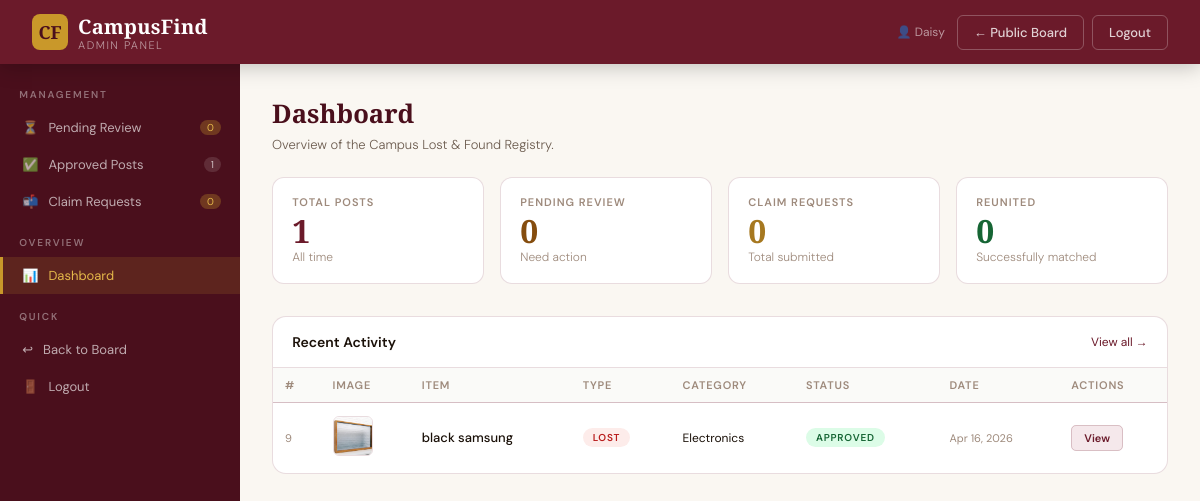
Page /admin/dashboard.php (signed in) on the committed database.
### tables this page shows
CREATE TABLE `items` (
  `id` int(11) NOT NULL,
  `type` enum('lost','found') NOT NULL,
  `name` varchar(255) NOT NULL,
  `category` varchar(100) NOT NULL,
  `location` varchar(255) NOT NULL,
  `description` text DEFAULT NULL,
  `image_path` varchar(255) DEFAULT NULL,
  `status` enum('pending','approved','rejected','claimed') NOT NULL DEFAULT 'pending',
  `created_at` datetime NOT NULL DEFAULT current_timestamp(),
  `updated_at` datetime NOT NULL DEFAULT current_timestamp() ON UPDATE current_timestamp()
);

### admin/dashboard.php (the view, shortened to what this page needs)
<?php
require_once __DIR__ . '/../includes/functions.php';
$stats     = getStats();
$allClaims = getClaimRequests();
$db = getDB();
$recent = $db->query("SELECT * FROM items ORDER BY created_at DESC LIMIT 8")->fetchAll();
?>
<!DOCTYPE html>
<html lang="en">
<head>
<link rel="stylesheet" href="../assets/style.css">
</head>
<body>
<nav>
  <a class="nav-brand" href="../index.php">
    <div class="nav-logo">CF</div>
    <div>
      <span class="nav-title">CampusFind</span>
      <span class="nav-sub">Admin Panel</span>
    </div>
  </a>
  <div class="nav-actions">
    <span style="font-size:12px;color:rgba(255,255,255,0.55);margin-right:4px;">👤 <?= e($_SESSION['admin_username']) ?></span>
    <a class="nav-btn nav-btn-ghost" href="../index.php">← Public Board</a>
    <a class="nav-btn nav-btn-ghost" href="logout.php" onclick="return confirm('Log out?')">Logout</a>
  </div>
</nav>
<div class="admin-layout">
  <div class="admin-sidebar">
    <div class="admin-sidebar-title">Management</div>
    <a class="admin-nav-item" href="index.php">
      <span>⏳</span> Pending Review
      <span class="admin-nav-count pending"><?= $stats['pending'] ?></span>
    </a>
    <a class="admin-nav-item" href="approved.php">
      <span>✅</span> Approved Posts
      <span class="admin-nav-count"><?= $stats['active'] + $stats['claimed'] ?></span>
    </a>
    <a class="admin-nav-item" href="claims.php">
      <span>📬</span> Claim Requests
      <span class="admin-nav-count pending"><?= count($allClaims) ?></span>
    </a>
    <div class="admin-sidebar-title">Overview</div>
    <a class="admin-nav-item active" href="dashboard.php"><span>📊</span> Dashboard</a>
    <div class="admin-sidebar-title">Quick</div>
    <a class="admin-nav-item" href="../index.php"><span>↩</span> Back to Board</a>
    <a class="admin-nav-item" href="logout.php" onclick="return confirm('Log out?')"><span>🚪</span> Logout</a>
  </div>
  <div class="admin-main">
    <div class="admin-page-title">Dashboard</div>
    <div class="admin-page-sub">Overview of the Campus Lost &amp; Found Registry.</div>
    <div class="admin-stats-row">
      <div class="stat-card">
        <div class="stat-card-label">Total Posts</div>
        <div class="stat-card-num" style="color:var(--maroon)"><?= $db->query("SELECT COUNT(*) FROM items")->fetchColumn() ?></div>
        <div class="stat-card-sub">All time</div>
      </div>
      <div class="stat-card">
        <div class="stat-card-label">Pending Review</div>
        <div class="stat-card-num" style="color:#854D0E"><?= $stats['pending'] ?></div>
        <div class="stat-card-sub">Need action</div>
      </div>
      <div class="stat-card">
        <div class="stat-card-label">Claim Requests</div>
        <div class="stat-card-num" style="color:var(--gold-dark)"><?= count($allClaims) ?></div>
        <div class="stat-card-sub">Total submitted</div>
      </div>
      <div class="stat-card">
        <div class="stat-card-label">Reunited</div>
        <div class="stat-card-num" style="color:#166534"><?= $stats['claimed'] ?></div>
        <div class="stat-card-sub">Successfully matched</div>
      </div>
    </div>
    <div class="admin-table-wrap">
      <div class="admin-table-header">
        <span class="admin-table-title">Recent Activity</span>
        <a href="approved.php" style="font-size:12px;color:var(--maroon);">View all →</a>
      </div>
      <table>
        <thead>
          <tr>
            <th>#</th>
            <th>Image</th>
            <th>Item</th>
            <th>Type</th>
            <th>Category</th>
            <th>Status</th>
            <th>Date</th>
            <th>Actions</th>
          </tr>
        </thead>
        <tbody>
          <?php foreach ($recent as $item): ?>
          <tr>
            <td style="color:var(--text-light);font-size:11px;"><?= $item['id'] ?></td>
            <td>
              <?php if (!empty($item['image_path'])): ?>
                <img src="../<?= e($item['image_path']) ?>" alt="Item photo"
                     style="width:40px;height:40px;object-fit:cover;border-radius:6px;border:1px solid var(--border);">
              <?php else: ?>
                <span style="font-size:18px;display:block;text-align:center;color:var(--text-light);">📷</span>
              <?php endif; ?>
            </td>
            <td><div class="td-title"><?= e($item['name']) ?></div></td>
            <td><?= typeBadge($item['type']) ?></td>
            <td style="font-size:12px;"><?= e($item['category']) ?></td>
            <td><?= statusPill($item['status']) ?></td>
            <td style="font-size:11px;color:var(--text-light);"><?= date('M j, Y', strtotime($item['created_at'])) ?></td>
            <td>
              <a class="btn-view-sm" href="item_detail.php?id=<?= $item['id'] ?>">View</a>
            </td>
          </tr>
          <?php endforeach; ?>
        </tbody>
      </table>
    </div>
  </div>
</div>
</body>
</html>

### includes/functions.php (shortened to what this page needs)
<?php
function e(string $str): string {
    return htmlspecialchars($str, ENT_QUOTES, 'UTF-8');
}
function getStats(): array {
    $db = getDB();
    $row = $db->query("
        SELECT
            SUM(status = 'approved') AS active,
            SUM(status = 'approved' AND type = 'lost')  AS lost,
            SUM(status = 'approved' AND type = 'found') AS found,
            SUM(status = 'claimed')  AS claimed,
            SUM(status = 'pending')  AS pending
        FROM items
    ")->fetch();
    return array_map('intval', $row);
}
function getClaimRequests(): array {
    $db = getDB();
    return $db->query("
        SELECT c.*, i.name AS item_name, i.type AS item_type
        FROM claim_requests c
        JOIN items i ON i.id = c.item_id
        ORDER BY c.created_at DESC
    ")->fetchAll();
}
function statusPill(string $status): string {
    $map = [
        'pending'  => ['status-pending',  'Pending'],
        'approved' => ['status-approved', 'Approved'],
        'rejected' => ['status-rejected', 'Rejected'],
        'claimed'  => ['status-claimed',  'Claimed'],
    ];
    [$cls, $label] = $map[$status] ?? ['status-pending', $status];
    return "<span class=\"status-pill {$cls}\">" . e($label) . "</span>";
}
function typeBadge(string $type): string {
    if ($type === 'lost')  return '<span class="status-pill badge-lost">Lost</span>';
    return '';
}

### rows in the picture
items: id "9", image_path (picture), name "black samsung", type "LOST", category "Electronics", created_at "Apr 16, 2026"

### other values in the picture
$_SESSION['admin_username'] "Daisy"
$stats['pending'] "0"
$stats['active'] + $stats['claimed'] "1"
count($allClaims) "0"
$db->query("SELECT COUNT(*) FROM items")->fetchColumn() "1"
$stats['claimed'] "0"
